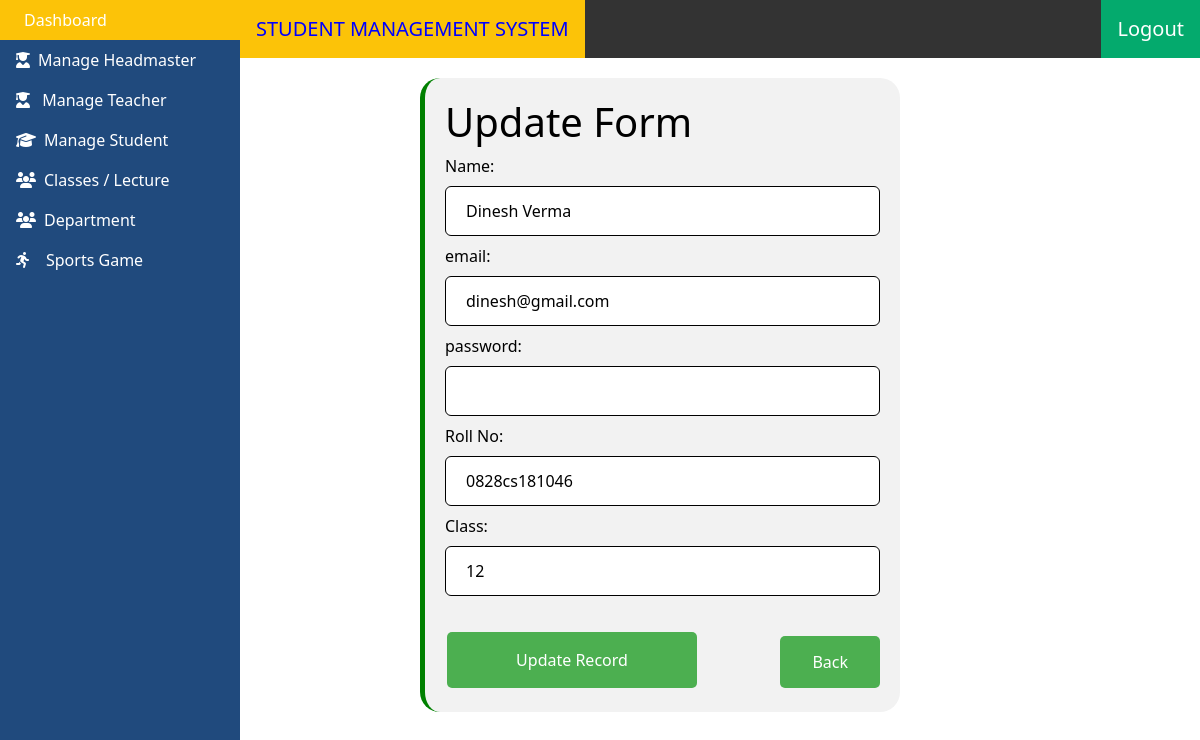
The app's page /supdate/5/ (signed in) with its own data.
### testapp/models.py (models this page shows)
class User(AbstractBaseUser, PermissionsMixin):
    email = models.EmailField(max_length=254, unique=True)
    name = models.CharField(max_length=254, null=True, blank=True)
    post = models.CharField(max_length=254, null=True, blank=True)
    roll_no=models.CharField(max_length=254, null=True, blank=True)
    Class=models.IntegerField(null=True, blank=True)
    is_staff = models.BooleanField(default=False)
    is_superuser = models.BooleanField(default=False)
    is_active = models.BooleanField(default=True)
    last_login = models.DateTimeField(null=True, blank=True)
    date_joined = models.DateTimeField(auto_now_add=True)
    is_headmaster=models.BooleanField(default=False)
    is_teacher = models.BooleanField(default=False)
    is_student = models.BooleanField(default=False)
    USERNAME_FIELD = 'email'
    EMAIL_FIELD = 'email'
    REQUIRED_FIELDS = ['name']
    objects = UserManager()

### testapp/views.py (the view, shortened to what this page needs)
# urls.py: url(r'^supdate/(?P<id>\d+)/$',views.supdate_view,name='supdate'),
def supdate_view(request,id):
    user=User.objects.get(id=id)
    if request.user.is_authenticated and (request.user.is_superuser or request.user.is_headmaster):
        head=request.user.is_headmaster
        super=request.user.is_superuser
        return render(request,'testapp/supdate.html',{'user':user,'super':super,'head':head})

### templates/testapp/supdate.html (shortened to what this page needs)
{% extends 'testapp/base.html' %}
{% block content %}
<div class="panel">
  {%if super or head %}
        <ul>
          <li><a class="active" href="#home">&ensp;Dashboard</a></li>
          {%if super%}
            <li><a href="{% url 'Mheadmaster' %}"><i class="fas fa-user-graduate"></i>&ensp;Manage Headmaster</a>
          {%endif%}
          <li><a href="{% url 'Mteacher' %}"><i class="fas fa-user-graduate"></i>&ensp;&nbsp;Manage Teacher</a></li>
          <li><a href="{% url 'Mstudent' %}"><i class="fas fa-graduation-cap"></i>&ensp;Manage Student</a></li>
          <li><a href="{% url 'Mclassl' %}"><i class="fas fa-users"></i>&ensp;Classes / Lecture</a></li>
            <li><a href="{%url 'department' %}"><i class="fas fa-users"></i>&ensp;Department</a></li>
            <li><a href="{% url 'Msports' %}"><i class="fas fa-running"></i>&emsp;Sports Game</a></li>
        </ul>
  {%endif%}
  <div class="divul">
       <a style="font-size:20px; color:blue;background-color: #fcc308;">STUDENT MANAGEMENT SYSTEM</a>
       {%if login%}
        <a class="active" href="{%url 'login'%}" style="float:right;font-size:20px;">Login</a>
        {%else%}
          <a class="active" href="{%url 'logout'%}" style="float:right;font-size:20px;">Logout</a>
        {%endif%}
  </div>
</div>
<div class="container" style="margin-top:20px;">
    <h1> Update Form</h1>
     <form  method="post">
      Name:<input type="text" name="name" value="{{user.name}}">
      email:<input type="text" name="email" value="{{user.email}}">
      password:<input type="password" name="password" value="">
      Roll No:<input type="text" name="roll_no" value="{{user.roll_no}}">
      Class:<input type="text" name="Class" value="{{user.Class}}"><br><br>
      <input type="submit" value="Update Record">
       <a href="{%url 'Mstudent'%}">Back</a>
     </form>
</div>
 {% endblock %}

### templates/testapp/base.html (style rules this page uses)
input[type=text],input[type=number] { width: 100%; padding: 12px 20px; margin: 8px 0; box-sizing: border-box; border: 1px solid black; border-radius:6px; }
.container { margin-top: 100px; margin-left: 35%; border-left: 5px solid green; border-radius: 20px; background-color: #f2f2f2; padding: 20px; width: 40%; }
.container input[type=email],.container input[type=text],.container input[type=password],.tcontainer input[type=password] { width: 100%; padding: 12px 20px; margin: 8px 0; box-sizing: border-box; border: 1px solid black; border-radius:6px; color: black; }
.container input[type=submit],.tcontainer input[type=submit] { background-color: #4CAF50; border: none; color: white;width: 250px; padding: 16px 32px; margin: 4px 2px;border-radius: 5px; }
.container a,.tcontainer a { background-color: #4CAF50; border: none; color: white; padding: 14px 32px; margin-left: 30px; text-decoration: none; border-radius: 5px; float: right; margin-top: 8px; }
body { margin: 0; color:black; }
ul { list-style-type: none; margin: 0; padding: 0; width: 20%; background-color: #204a7d; position: fixed; height: 100%; overflow: auto; }
li a { display: block; color: white; padding: 8px 16px; text-decoration: none; }
li a.active,.divul a.active { background-color: #04AA6D; color: white; }
li a:hover:not(.active) ,button:hover,.divul a:hover, { background-color: #fcc308; color: white; }
.divul { margin-left: 20%; margin-top: 0; list-style-type: none; overflow: hidden; background-color: #333; }
.divul a { display: block; color: white; text-align: center; padding: 14px 16px; text-decoration: none;float: left; }

### records on screen
User: name "Dinesh Verma", email "dinesh@gmail.com", roll_no "0828cs181046", Class "12"
